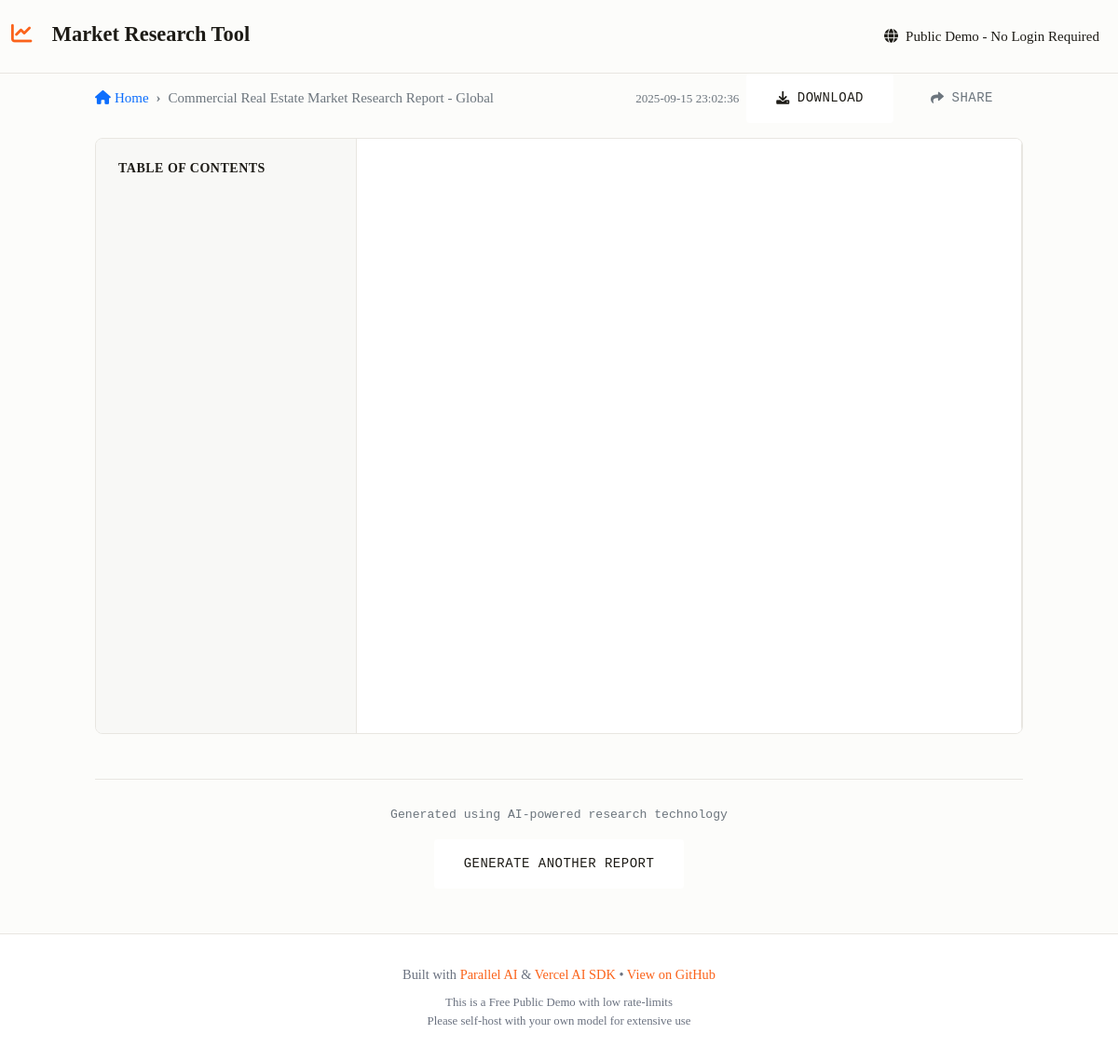
The page /report/commercial-real-estate-market-research-report---global-1 on the database its author committed.
### tables this page shows
CREATE TABLE reports (
            id TEXT PRIMARY KEY,
            user_id TEXT,
            user_session TEXT,
            title TEXT NOT NULL,
            slug TEXT UNIQUE NOT NULL,
            industry TEXT NOT NULL,
            geography TEXT,
            details TEXT,
            content TEXT NOT NULL,
            created_at TIMESTAMP DEFAULT CURRENT_TIMESTAMP,
            status TEXT DEFAULT 'completed',
            is_public INTEGER DEFAULT 1,
            author_name TEXT, basis TEXT, task_run_id TEXT,
            FOREIGN KEY (user_id) REFERENCES users (id)
        );

### app.py (the view)
@app.route('/report/<slug>')
def view_report(slug):
    report = get_report_by_slug(slug)
    if not report:
        return render_template('404.html'), 404
    return render_template('report.html', report=report)

### templates/report.html (shortened to what this page needs)
{% extends "base.html" %}
{% block content %}
<div class="row">
    <div class="col-lg-10 mx-auto">
        <div class="d-flex justify-content-between align-items-center mb-3">
            <div class="d-flex align-items-center gap-3">
                <nav aria-label="breadcrumb">
                    <ol class="breadcrumb mb-0">
                        <li class="breadcrumb-item">
                            <a href="{{ url_for('index') }}" class="text-decoration-none">
                                <i class="fas fa-home me-1"></i>Home
                            </a>
                        </li>
                        <li class="breadcrumb-item active">{{ report.title }}</li>
                    </ol>
                </nav>
            </div>
            <div class="d-flex align-items-center gap-2">
                <small class="text-muted">{{ report.created_at }}</small>
                <a href="{{ url_for('download_report', slug=report.slug) }}"
                   class="btn btn-outline-primary btn-sm">
                    <i class="fas fa-download"></i> Download
                </a>
                <button class="btn btn-outline-secondary btn-sm" onclick="copyReportUrl()">
                    <i class="fas fa-share"></i> Share
                </button>
            </div>
        </div>
        <div class="report-layout">
            <div class="toc-column">
                <div class="toc-container">
                    <h6 class="toc-title">Table of Contents</h6>
                </div>
            </div>
            <div class="report-column">
                <div class="report-container">
                </div>
            </div>
        </div>
        <div class="mt-5 pt-4 border-top text-center" style="border-color: var(--light-border) !important;">
            <small class="text-muted mono">
                Generated using AI-powered research technology
            </small>
            <div class="mt-3">
                <a href="{{ url_for('index') }}" class="btn btn-outline-primary btn-sm">
                    Generate Another Report
                </a>
            </div>
        </div>
    </div>
</div>
{% endblock %}

### static/css/style.css (style rules this page uses)
:root { --off-white: #fcfcfa; --index-black: #1d1b16; --neural: #d8d0bf; --signal: #fb631b; --light-border: #e8e6e1; --gray-text: #6b7280; --gray-bg: #f8f8f6; --primary-color: var(--signal); --primary-hover: #e55530; --primary-light: #fff2ee; --secondary-color: var(--gray-text); --success-color: #28a745; --warning-color: #ffc107; --danger-color: #dc3545; --info-color: #17a2b8; --light-color: #ffffff; --background-color: var(--off-white); --card-background: #ffffff; --text-primary: var(--index-black); --text-secondary: var(--gray-text); --border-color: var(--light-border); --shadow-light: 0 2px 4px rgba(0, 0, 0, 0.08); --shadow-medium: 0 4px 6px rgba(0, 0, 0, 0.1); --shadow-large: 0 10px 15px rgba(0, 0, 0, 0.1); }
body { font-family: 'Gerstner Programm', serif; font-weight: 500; background-color: var(--off-white); color: var(--index-black); line-height: 1.6; font-size: 15px; }
.mono { font-family: 'FT System Mono', monospace; line-height: 1.4; }
.secondary-btn, .btn-outline-primary { background: white; color: var(--index-black); border: 2px solid var(--neural); padding: 16px 32px; font-weight: 500; border-radius: 4px; text-decoration: none; font-size: 14px; text-transform: uppercase; letter-spacing: 0.5px; transition: all 0.2s ease; font-family: 'FT System Mono', monospace; display: inline-flex; align-items: center; justify-content: center; gap: 0.5rem; }
.btn { border-radius: 4px; font-weight: 500; transition: all 0.2s ease; padding: 16px 32px; border: none; text-decoration: none; display: inline-flex; align-items: center; justify-content: center; gap: 0.5rem; font-family: 'FT System Mono', monospace; font-size: 14px; text-transform: uppercase; letter-spacing: 0.5px; }
.breadcrumb { background: none; padding: 0; margin-bottom: 1rem; }
.breadcrumb-item + .breadcrumb-item::before { content: "›"; color: #6c757d; font-weight: bold; }

### templates/report.html (style rules this page uses)
.report-layout { display: flex; gap: 0; height: calc(100vh - 160px); border: 1px solid var(--light-border); border-radius: 8px; overflow: hidden; }
.toc-column { width: 280px; background: var(--gray-bg); border-right: 1px solid var(--light-border); flex-shrink: 0; }
.toc-container { padding: 1.5rem; height: 100%; overflow-y: auto; }
.toc-title { font-weight: 600; color: var(--index-black); margin-bottom: 1rem; font-size: 0.875rem; text-transform: uppercase; letter-spacing: 0.5px; }
.report-column { flex: 1; min-width: 0; }
.report-container { height: 100%; overflow-y: auto; padding: 2rem; background: white; }

### rows shown on the page
reports: title "Commercial Real Estate Market Research Report - Global", created_at "2025-09-15 23:02:36"
